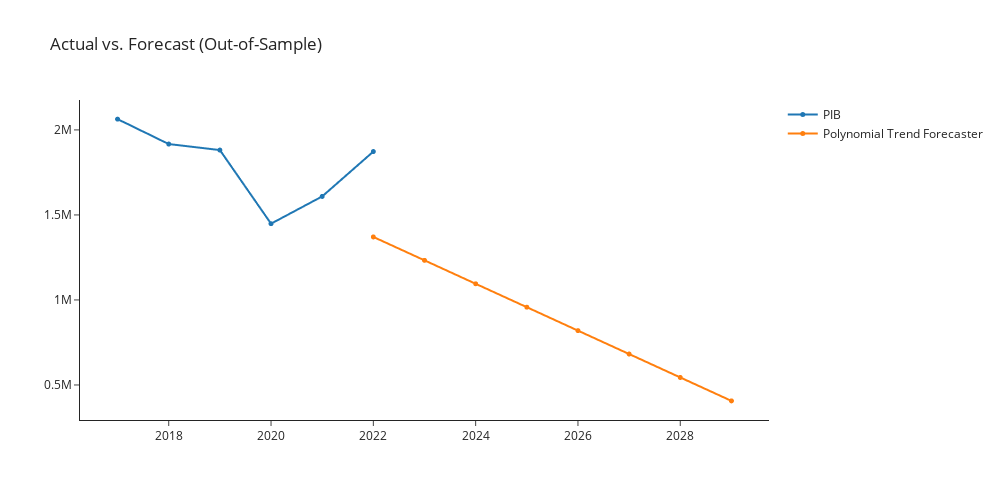

Here is the notebook cell this chart was saved with:
### Markdown cell above
## huber_cds_dt    Huber w/ Cond. Deseasonalize & Detrending

### Code cell
huber_cds_dt  = exp.create_model('huber_cds_dt ')
exp.plot_model(plot = 'decomp', 
               data_kwargs = {'type' : 'multiplicative'},
               fig_kwargs = {"height":500,"width":1000,"template": "simple_white","hoverinfo":"none","big_data_threshold":10})
exp.plot_model(estimator = huber_cds_dt , 
               plot = 'forecast', 
               data_kwargs = {'fh' : 8},
               fig_kwargs = {"height":500,"width":1000,"template": "simple_white","hoverinfo":"none","big_data_threshold":10})

### Figure 1 — Plotly figure (JSON) as saved in the notebook; plotly's stock layout.template omitted (floating-point values rounded to 4 significant figures)
{"data": [{"hoverinfo": "none", "line": {"width": 2}, "marker": {"size": 5}, "mode": "lines+markers", "name": "PIB", "type": "scattergl", "x": [2017, 2018, 2019, 2020, 2021, 2022, 2023, 2024, 2025, 2026, 2027, 2028, 2029], "xaxis": "x", "y": [2064000.0, 1917000.0, 1881000.0, 1449000.0, 1609000.0, 1873000.0, null, null, null, null, null, null, null], "yaxis": "y"}, {"hoverinfo": "none", "line": {"width": 2}, "marker": {"size": 5}, "mode": "lines+markers", "name": "Polynomial Trend Forecaster", "type": "scattergl", "x": [2017, 2018, 2019, 2020, 2021, 2022, 2023, 2024, 2025, 2026, 2027, 2028, 2029], "xaxis": "x", "y": [null, null, null, null, null, 1371000.0, 1233000.0, 1095000.0, 957400.0, 819700.0, 681900.0, 544200.0, 406500.0], "yaxis": "y"}], "layout": {"autosize": false, "height": 500, "showlegend": true, "title": {"text": "Actual vs. Forecast (Out-of-Sample)"}, "width": 1000, "xaxis": {"anchor": "y", "domain": [0, 1]}, "yaxis": {"anchor": "x", "domain": [0, 1]}}}
